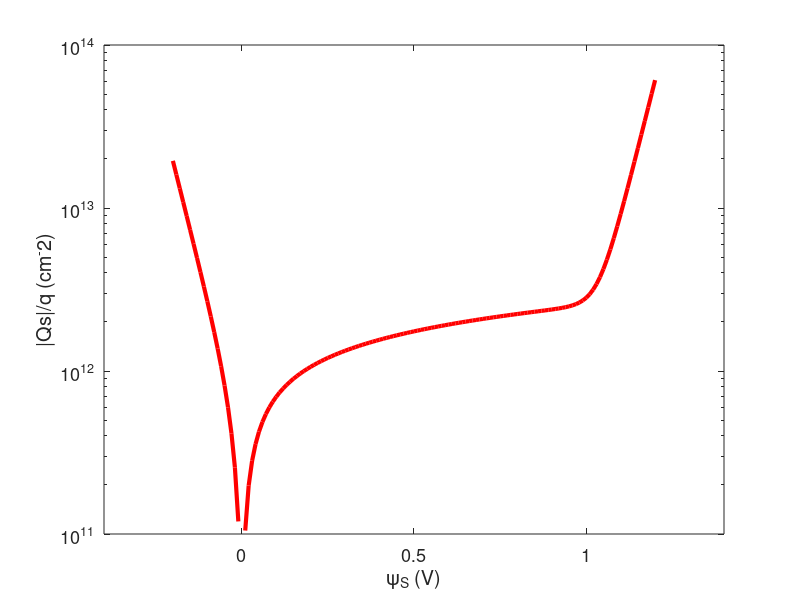

Reproduce this figure in MATLAB.
% Surface potential vs. Gate voltage for MOS Capacitor 
% Date: Oct. 23, 2012 % Author: Xingshu Sun and Mark S. Lundstrom(Purdue University) % 
% References % [1] Mark Lundstrom and Xingshu Sun (2012), "Notes on the Solution of the Poisson-Boltzmann Equation for MOS Capacitors and MOSFETs, 2nd Ed." http://nanohub.org/resources/5338. 
%Initialize the range of the surface potential 
psi = -0.2:0.01:1.2; %[V] 
%Specify the physical constants 
epsilon_siO2 = 4*8.854*1e-14; %Permittivity of SiO2 [F/cm]
epsilon_si = 11.68*8.854*1e-14; %Permittivity of Si [F/cm] 
k_b = 1.380e-23; %Boltzmann constant [J/K] 
q = 1.6e-19; %Elementary charge [C]

TL = 300; %Room temperature[K] 
ni = 6.321247991453874e9; %Intrinsic semiconductor carrier density [cm-3] 
N_A = 5e17; %Acceptor concentration [cm-3]
tox = 2e-7; %The thickness of SiO2 [cm]
V_FB = 0; %The flat-band voltage [V]

%Calculate the capacitance 
cox = epsilon_siO2/tox; %[F/cm2] 
%Calculate the F function (to calculate the total charge) with respect to different surface potentials.  See: eqn. (10) in [1] 
F_psi1 = exp(-psi*q/k_b/TL) + psi*q/k_b/TL -1; 
F_psi2 = ni^2/N_A^2*(exp(psi*q/k_b/TL) - psi*q/k_b/TL -1);
F_psi = sqrt(F_psi1 + F_psi2); 
%Initialize the vectors 
psi_length = length(psi); 
Qs = zeros(psi_length,1);  
V_G = zeros(psi_length,1); 
psi_B = zeros(psi_length,1); 

for i = 1:psi_length 
    if psi(i) <= 0 
        Qs(i) = sqrt(2*epsilon_si*k_b*TL*N_A)*F_psi(i); 
        %Calculate charge when the surface potential is negative
    else
        Qs(i) = -sqrt(2*epsilon_si*k_b*TL*N_A)*F_psi(i);
    %Calculate charge when the surface potential is positive    
    end  
    psi_B(i) = k_b*TL/q*log(N_A/ni); 
    V_G(i) = V_FB+psi(i)-Qs(i)/cox; 
end

%Plot total charge vs. surface potential (psi_S)
figure(1)
semilogy(psi,abs(Qs)/q,'r','linewidth',3); 
hold on 
set(gca, 'xlim', [-0.4 1.4], 'ylim', [1e11 1e14]); 
set(gca,'fontsize',13); xlabel('\psi_S (V)'); 
ylabel('|Qs|/q (cm^-2)');